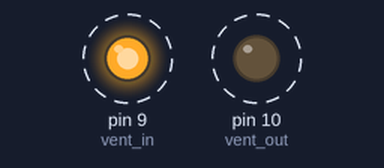
The sketch below on a simulated Arduino Uno, built with avr-gcc and run on an emulated ATmega328P. On the bench: output pins drawn as LEDs (lit = HIGH). Dashed ring = blinking.

Above: at 0.07 s.
Timing chart, 0 to 3.0 s (numbered marks = the images above):
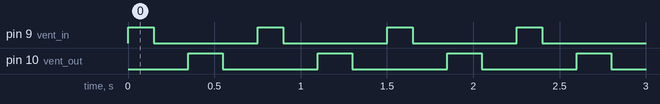

Measured:
- by itself, pin 9 (vent_in): alternates HIGH for 0.15 s and LOW for 0.60 s
- by itself, pin 10 (vent_out): alternates HIGH for 0.20 s and LOW for 0.55 s
- by itself, everything shown: repeats every 0.75 s, in 4 steps

The sketch:

test_combination1.ino
```cpp
int vent_in = 9;
int vent_out = 10;

void setup() {
  Serial.begin(9600);
  pinMode(vent_in, OUTPUT);
  pinMode(vent_out, OUTPUT);
}

void loop() {
  digitalWrite(vent_in, HIGH);
  delay(150);
  digitalWrite(vent_in,LOW);
  delay(200);
  digitalWrite(vent_out, HIGH);
  delay(200);
  digitalWrite(vent_out, LOW);
  delay(200);
}
```
